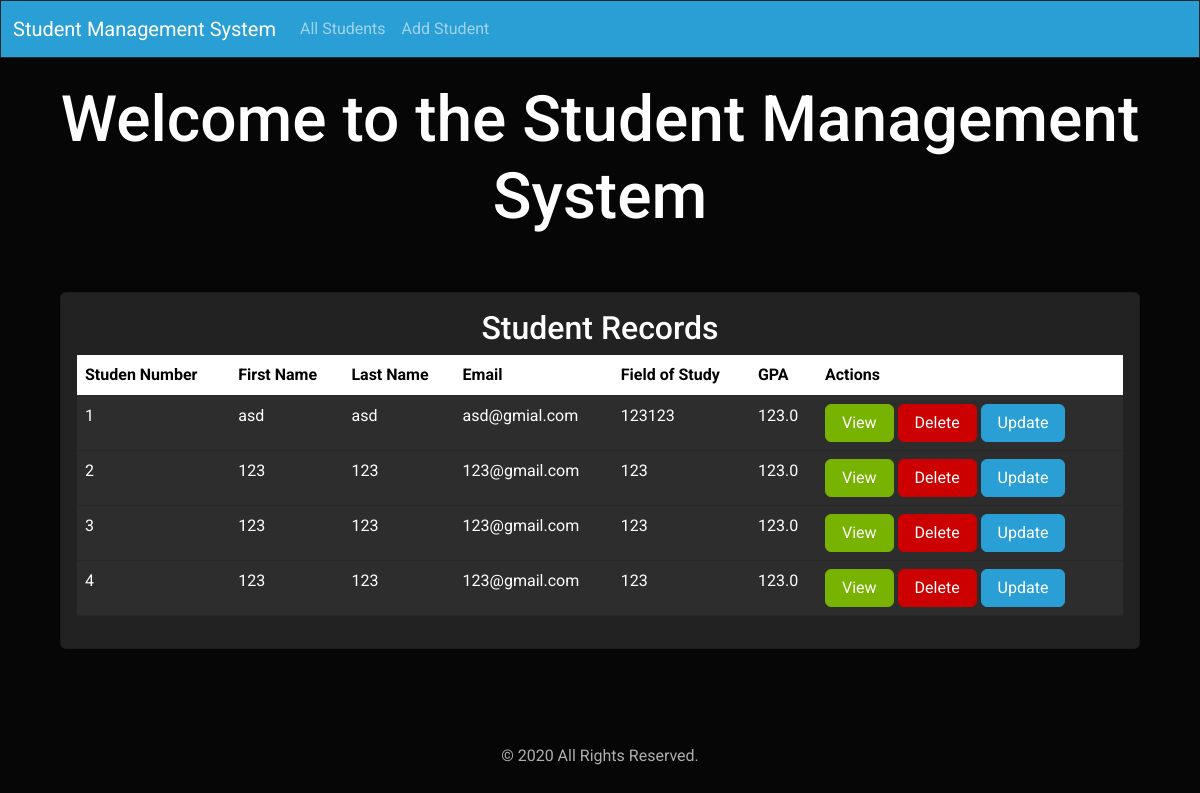
Before: / with the older database file.
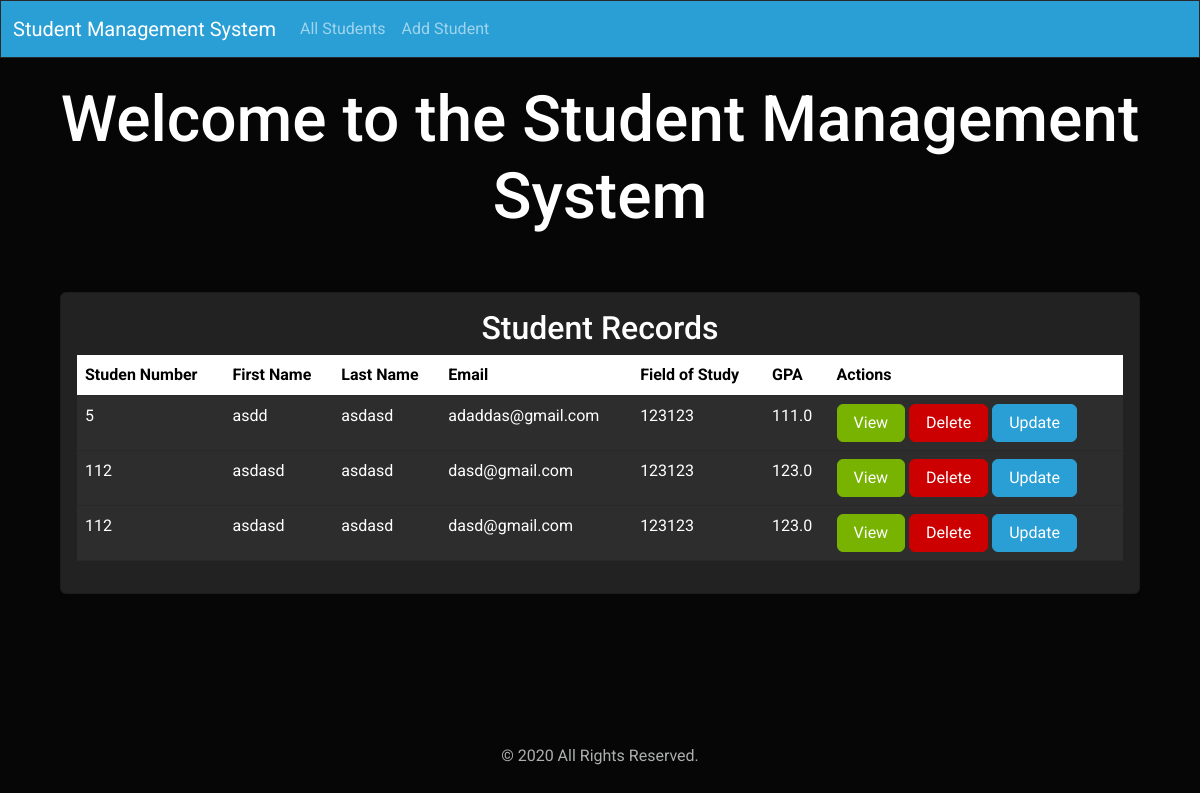
After: the same page with the newer database file.
### students/models.py (models this page shows, shortened)
class Students(models.Model):
    student_number = models.PositiveBigIntegerField()
    first_name = models.CharField(max_length=50)
    last_name = models.CharField(max_length=50)
    email = models.EmailField(max_length=50, null=True)
    field_of_study = models.CharField(max_length=50)
    gpa = models.FloatField()

### students/views.py (the view)
# urls.py: path('', views.index, name='index'),
def index(request): return render(request, 'students/index.html',
                                  {'students': Students.objects.all()})

### students/templates/students/index.html (shortened to what this page needs)
{% load static %}
<!DOCTYPE html>
<html lang="en">
  <head>
    <link
      type="text/css"
      href="{% static '/css/bootstrap.min.css' %}"
      rel="stylesheet"
    />
  </head>
  <body class="min-vh-100 d-flex flex-column">
    {% include 'students/navbar.html' %} {% block content %}
    <div class="container-fluid">
      <h1 class="text-center mt-4">Welcome to the Student Management System</h1>
      <div class="row">
        <div class="col-md-12">
          {% if students %}
          <div class="card text-white bg-light m-5">
            <div class="card-body">
              <h4 class="card-title text-center">Student Records</h4>
              <div class="table-responsive">
                <table class="table table-hover">
                  <thead class="bg-white text-black">
                    <tr>
                      <th scope="col">Studen Number</th>
                      <th scope="col">First Name</th>
                      <th scope="col">Last Name</th>
                      <th scope="col">Email</th>
                      <th scope="col">Field of Study</th>
                      <th scope="col">GPA</th>
                      <th scope="col">Actions</th>
                    </tr>
                  </thead>
                  <tbody>
                    {% for student in students %}
                    <tr>
                      <td>{{ student.student_number }}</td>
                      <td>{{ student.first_name }}</td>
                      <td>{{ student.last_name }}</td>
                      <td>{{ student.email }}</td>
                      <td>{{ student.field_of_study }}</td>
                      <td>{{ student.gpa }}</td>
                      <td>
                        <a href="{% url 'student_details' student.id %}"
                          ><button class="btn btn-success">View</button></a
                        >
                        <a href="{% url 'student_delete' student.id %}"
                          ><button class="btn btn-danger">Delete</button></a
                        >
                        <a href="{% url 'edit_student' student.id %}"
                          ><button class="btn btn-primary">Update</button></a
                        >
                      </td>
                    </tr>
                    {% endfor %}
                  </tbody>
                </table>
              </div>
            </div>
          </div>
          {%else%}
          <h3 class="text-center mt-4">No Students Found</h3>
          {%endif%}
        </div>
      </div>
    </div>
    {% endblock %} {% include 'students/footer.html' %}
  </body>
</html>

Changed rows visible on the page:
removed Students: student_number "1", first_name "asd", last_name "asd", email "asd@gmial.com", field_of_study "123123", gpa "123.0"
removed Students: student_number "2", first_name "123", last_name "123", email "123@gmail.com", field_of_study "123", gpa "123.0"
removed Students: student_number "3", first_name "123", last_name "123", email "123@gmail.com", field_of_study "123", gpa "123.0"
removed Students: student_number "4", first_name "123", last_name "123", email "123@gmail.com", field_of_study "123", gpa "123.0"
added Students: student_number "5", first_name "asdd", last_name "asdasd", email "adaddas@gmail.com", field_of_study "123123", gpa "111.0"
added Students: student_number "112", first_name "asdasd", last_name "asdasd", email "dasd@gmail.com", field_of_study "123123", gpa "123.0"
added Students: student_number "112", first_name "asdasd", last_name "asdasd", email "dasd@gmail.com", field_of_study "123123", gpa "123.0"
